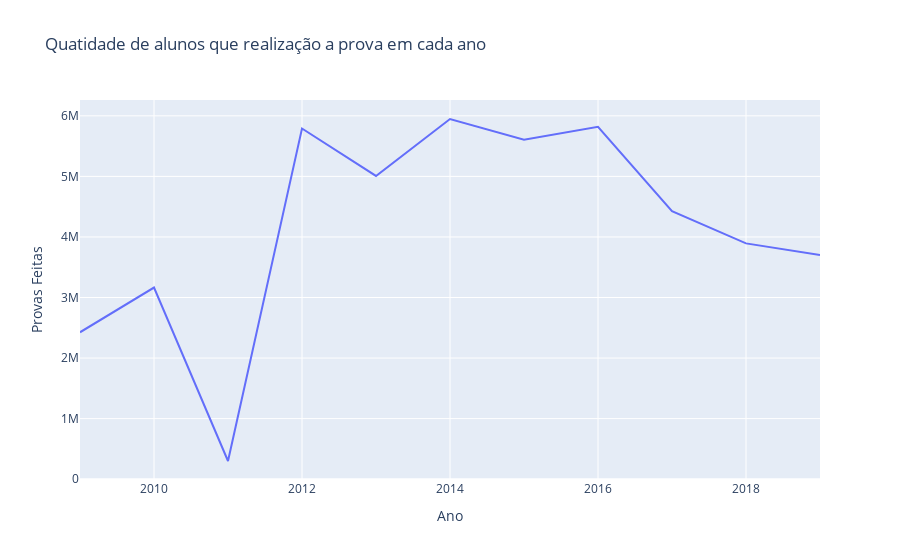

The cell this chart's notebook holds for it:
### Code cell
dd = pd.DataFrame(np.array([range(no_inicio, ano_fim+1), q_provas]).T, columns = ['Ano', 'Provas Feitas'])


fig = px.line(dd, x = 'Ano', y = 'Provas Feitas', 
             title = 'Quatidade de alunos que realização a prova em cada ano')
fig.show()

fig.write_image("importancia.jpeg")
#plt.plot(ano_enem, q_provas)
#plt.title("Quatidade de alunos que realização a prova em cada ano")
#plt.xlabel('Ano')
#plt.ylabel('Quatidade de aluno que fizeram a prova')
#plt.savefig('PrecisaoSensibilidade.jpg')
#plt.show()

### Figure 1 — Plotly figure (JSON) as saved in the notebook; plotly's stock layout.template omitted (floating-point values rounded to 4 significant figures)
{"data": [{"hovertemplate": "Ano=%{x}<br>Provas Feitas=%{y}<extra></extra>", "legendgroup": "", "line": {"color": "#636efa", "dash": "solid"}, "mode": "lines", "name": "", "orientation": "v", "showlegend": false, "type": "scatter", "x": [2009, 2010, 2011, 2012, 2013, 2014, 2015, 2016, 2017, 2018, 2019], "xaxis": "x", "y": [2425600, 3164852, 300000, 5791065, 5007734, 5947748, 5604850, 5818376, 4426675, 3893671, 3701947], "yaxis": "y"}], "layout": {"autosize": true, "dragmode": "zoom", "legend": {"tracegroupgap": 0}, "title": {"text": "Quatidade de alunos que realização a prova em cada ano"}, "xaxis": {"anchor": "y", "autorange": true, "domain": [0, 1], "range": [2009, 2019], "title": {"text": "Ano"}, "type": "linear"}, "yaxis": {"anchor": "x", "autorange": true, "domain": [0, 1], "range": [-13760.0, 6262000.0], "title": {"text": "Provas Feitas"}, "type": "linear"}}}
